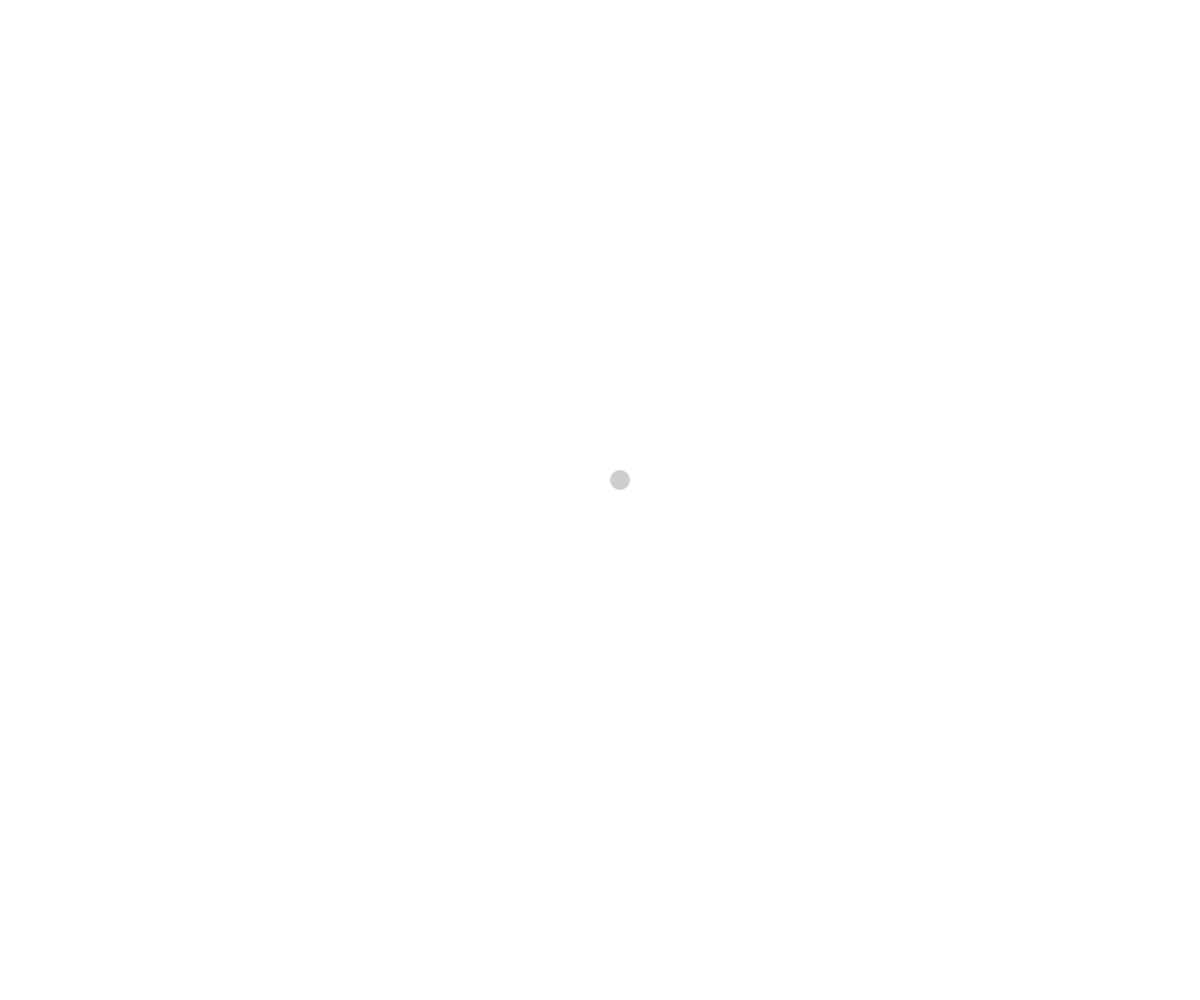
Frame 1 (no input)
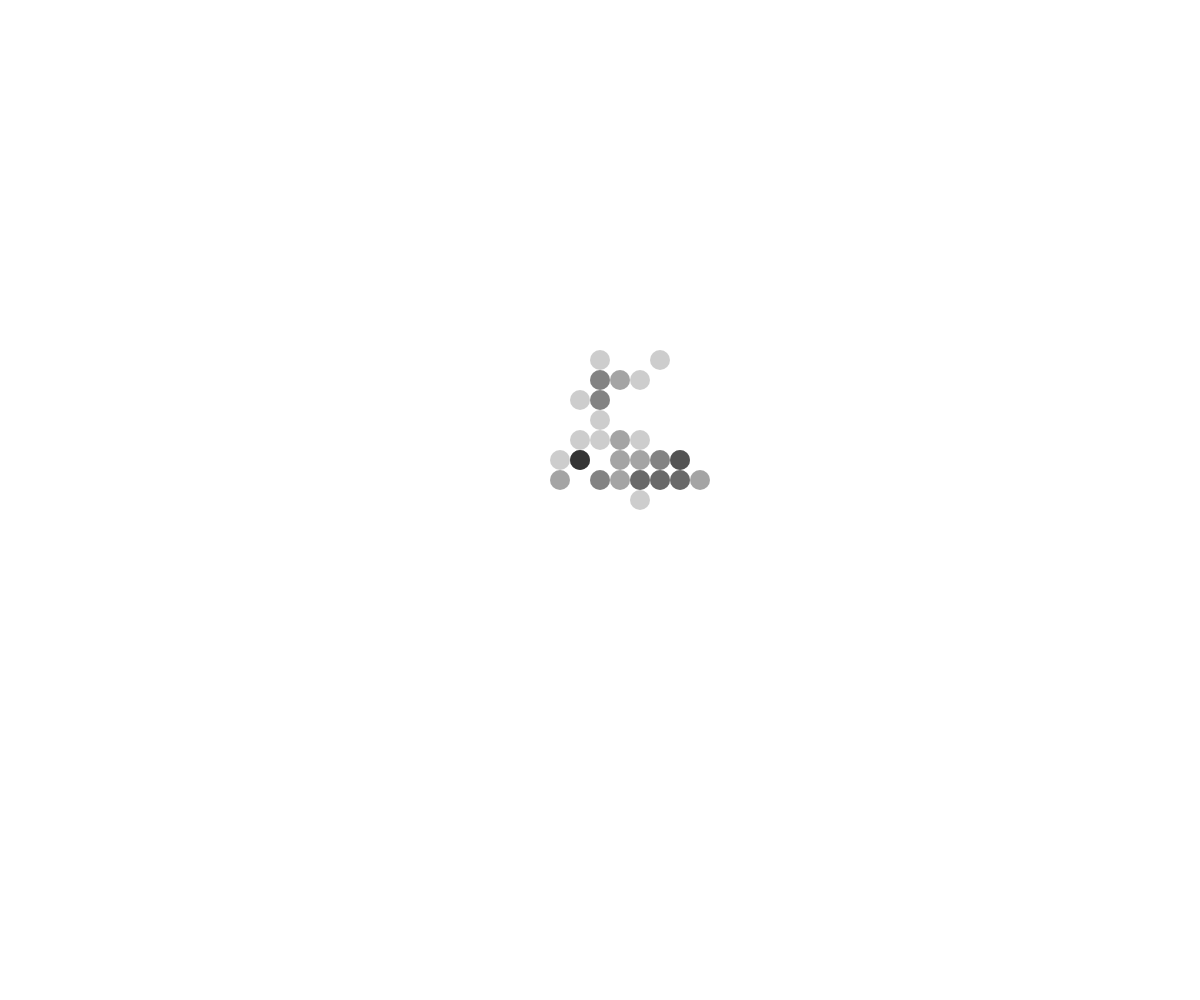
Frame 60 (no input)
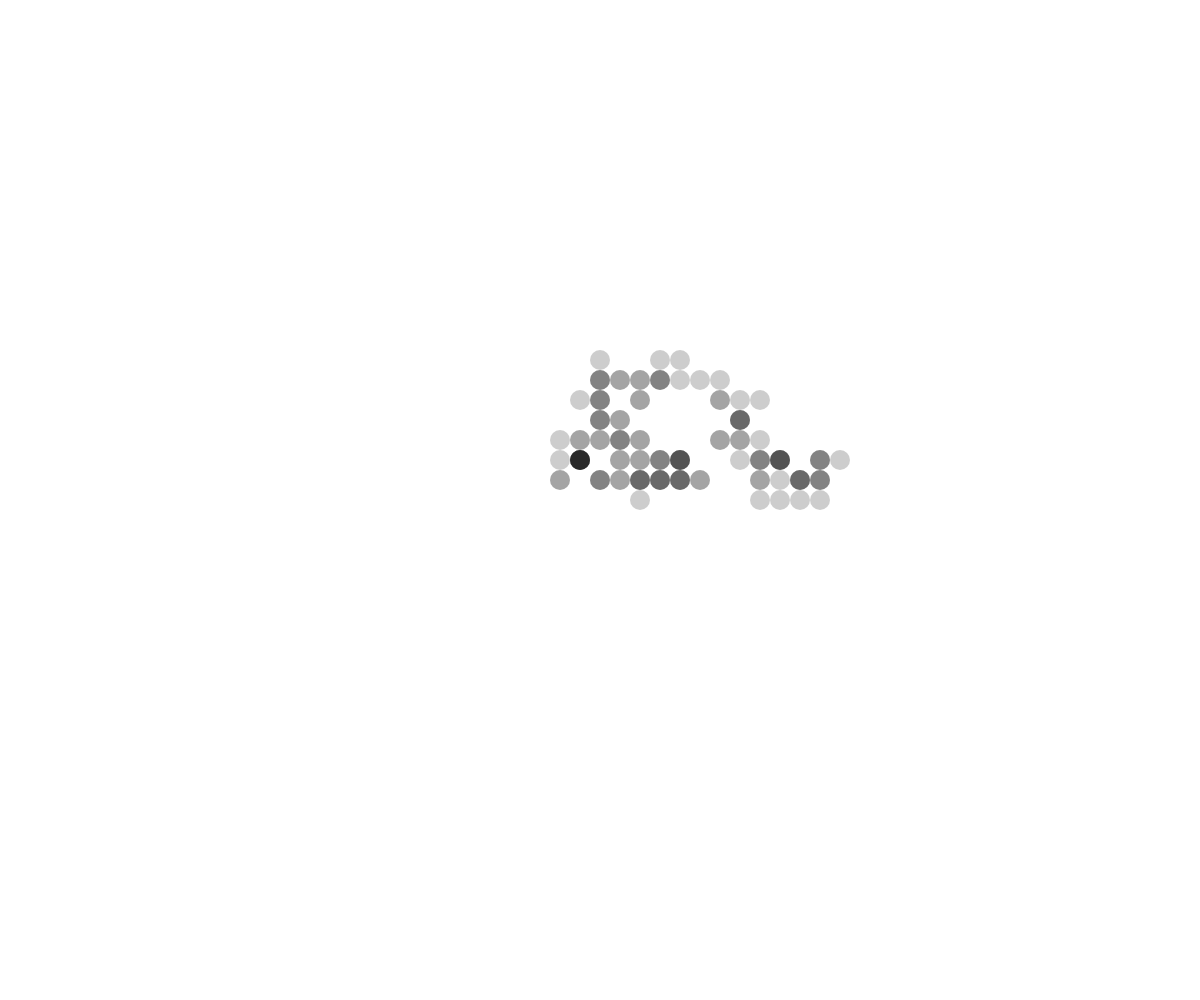
Frame 120 (the mouse pressed at the canvas centre since frame 60)

The p5.js sketch that drew these frames (run headless with seeded random() and noise() and a simulated clock; from frame 60 on, the mouse is pressed at the canvas centre):

// p5.js sketch
// ── sketch.js

let walker;

function setup() {
  createCanvas(windowWidth, windowHeight);
  walker = new Walker();
  background(255);
}

function draw() {
  walker.step();
  walker.checkBorders();
  walker.show();
}

// ── walker.js
class Walker {
  constructor() {
    this.x = width / 2;
    this.y = height / 2;
  }

  show() {
    // Le dernier argument définit la transparence (alpha)
    stroke(0, 50);  // 50 est l'alpha, valeur de transparence
    strokeWeight(20);
    point(this.x, this.y);
  }

  step() {
    let step = 20;
    // Yields –1, 0, or 1
    let xstep = floor(random(3)) - 1;
    let ystep = floor(random(3)) - 1;
    this.x += xstep * step;
    this.y += ystep * step;
  }

  checkBorders() {
    if (this.x < 0) this.x = width;
    if (this.x > width) this.x = 0;
    if (this.y < 0) this.y = height;
    if (this.y > height) this.y = 0;
  }
}
